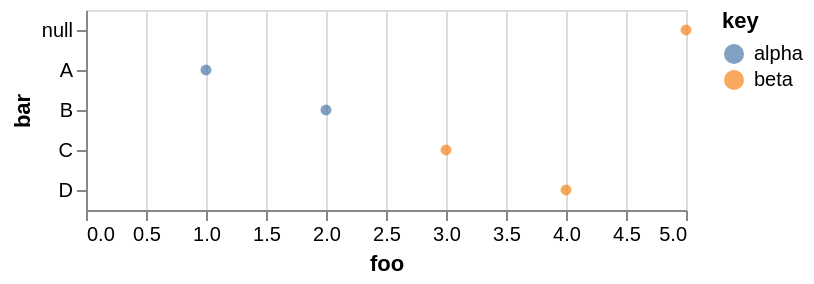

Source (Vega-Lite JSON):
### Vega specification from a JSON file in a GitHub repository (floating-point values rounded to 4 significant figures)
{"$schema": "https://vega.github.io/schema/vega/v5.json", "background": "white", "padding": 5, "width": 300, "style": "cell", "data": [{"name": "source_0", "values": [{"key": "alpha", "foo": [1, 2], "bar": ["A", "B"]}, {"key": "beta", "foo": [3, 4, 5], "bar": ["C", "D"]}]}, {"name": "data_0", "source": "source_0", "transform": [{"type": "flatten", "fields": ["foo", "bar"], "as": ["foo", "bar"]}, {"type": "filter", "expr": "isValid(datum[\"foo\"]) && isFinite(+datum[\"foo\"])"}]}], "signals": [{"name": "y_step", "value": 20}, {"name": "height", "update": "bandspace(domain('y').length, 1, 0.5) * y_step"}], "marks": [{"name": "marks", "type": "symbol", "style": ["circle"], "from": {"data": "data_0"}, "encode": {"update": {"opacity": {"value": 0.7}, "fill": {"scale": "color", "field": "key"}, "ariaRoleDescription": {"value": "circle"}, "description": {"signal": "\"foo: \" + (format(datum[\"foo\"], \"\")) + \"; bar: \" + (isValid(datum[\"bar\"]) ? datum[\"bar\"] : \"\"+datum[\"bar\"]) + \"; key: \" + (isValid(datum[\"key\"]) ? datum[\"key\"] : \"\"+datum[\"key\"])"}, "x": {"scale": "x", "field": "foo"}, "y": {"scale": "y", "field": "bar"}, "shape": {"value": "circle"}}}}], "scales": [{"name": "x", "type": "linear", "domain": {"data": "data_0", "field": "foo"}, "range": [0, {"signal": "width"}], "nice": true, "zero": true}, {"name": "y", "type": "point", "domain": {"data": "data_0", "field": "bar", "sort": true}, "range": {"step": {"signal": "y_step"}}, "padding": 0.5}, {"name": "color", "type": "ordinal", "domain": {"data": "data_0", "field": "key", "sort": true}, "range": "category"}], "axes": [{"scale": "x", "orient": "bottom", "gridScale": "y", "grid": true, "tickCount": {"signal": "ceil(width/40)"}, "domain": false, "labels": false, "aria": false, "maxExtent": 0, "minExtent": 0, "ticks": false, "zindex": 0}, {"scale": "x", "orient": "bottom", "grid": false, "title": "foo", "labelFlush": true, "labelOverlap": true, "tickCount": {"signal": "ceil(width/40)"}, "zindex": 0}, {"scale": "y", "orient": "left", "grid": false, "title": "bar", "zindex": 0}], "legends": [{"fill": "color", "symbolType": "circle", "title": "key", "encode": {"symbols": {"update": {"opacity": {"value": 0.7}}}}}]}
